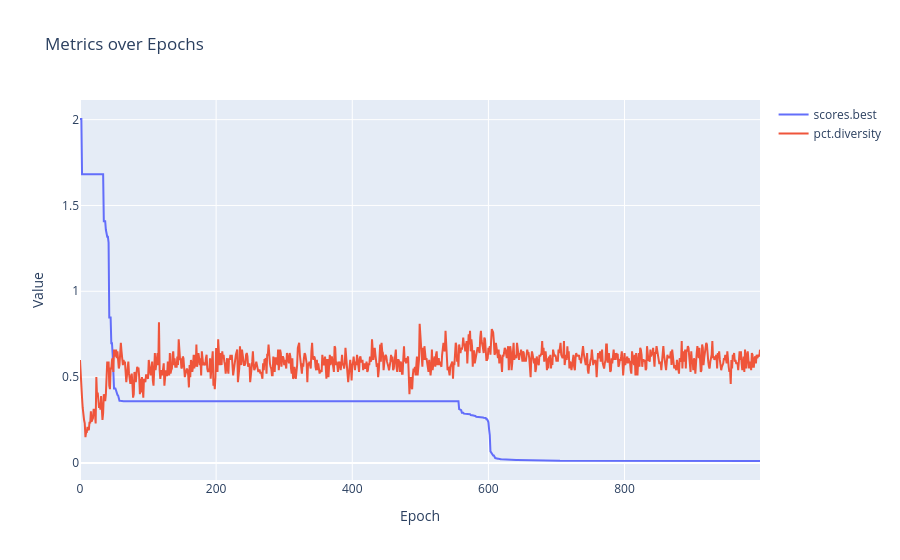

Notebook source saved alongside this figure:
### Code cell
collector.plot("scores.best", "pct.diversity")
# print(result.metrics().dashboard())

### Figure 1 — Plotly figure (JSON) as saved in the notebook; plotly's stock layout.template omitted (floating-point values rounded to 4 significant figures; data arrays with more than 128 entries replaced by an {"elided": "..."} marker saying what was removed)
{"data": [{"mode": "lines", "name": "scores.best", "type": "scatter", "x": {"elided": "1000 int values"}, "y": {"elided": "1000 float values"}}, {"mode": "lines", "name": "pct.diversity", "type": "scatter", "x": {"elided": "1000 int values"}, "y": {"elided": "1000 float values"}}], "layout": {"hovermode": "x unified", "title": {"text": "Metrics over Epochs"}, "xaxis": {"title": {"text": "Epoch"}}, "yaxis": {"title": {"text": "Value"}}}}
